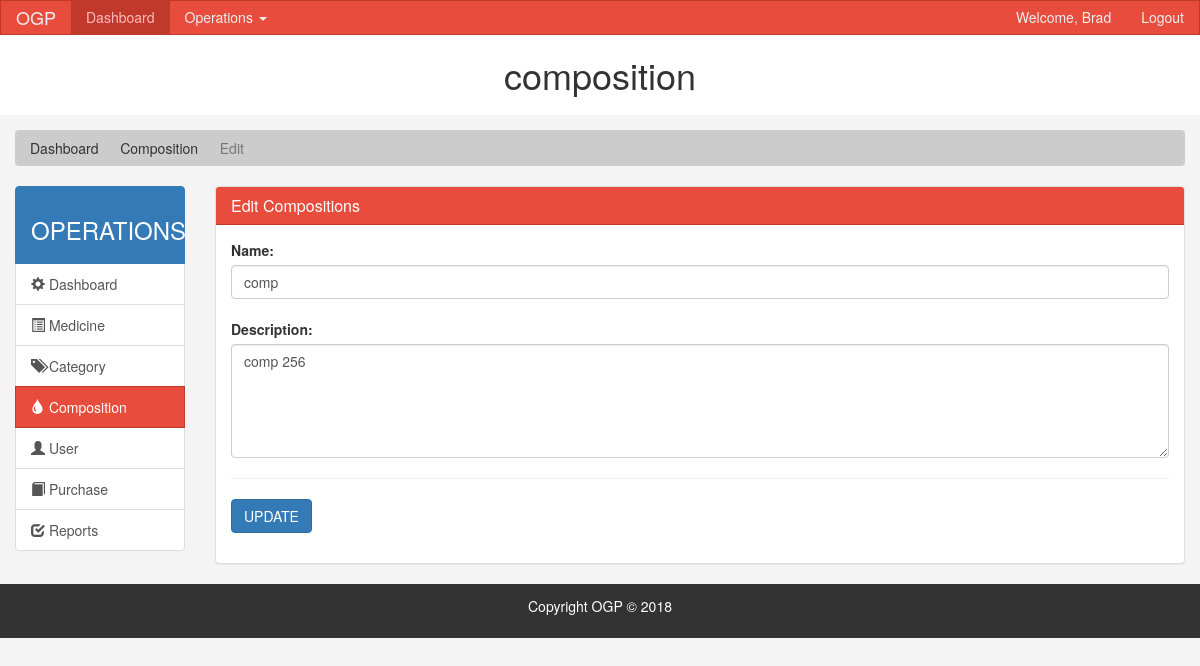
/admin/comp_edit.php?id=2 (signed in), run on an earlier commit of the app's database.
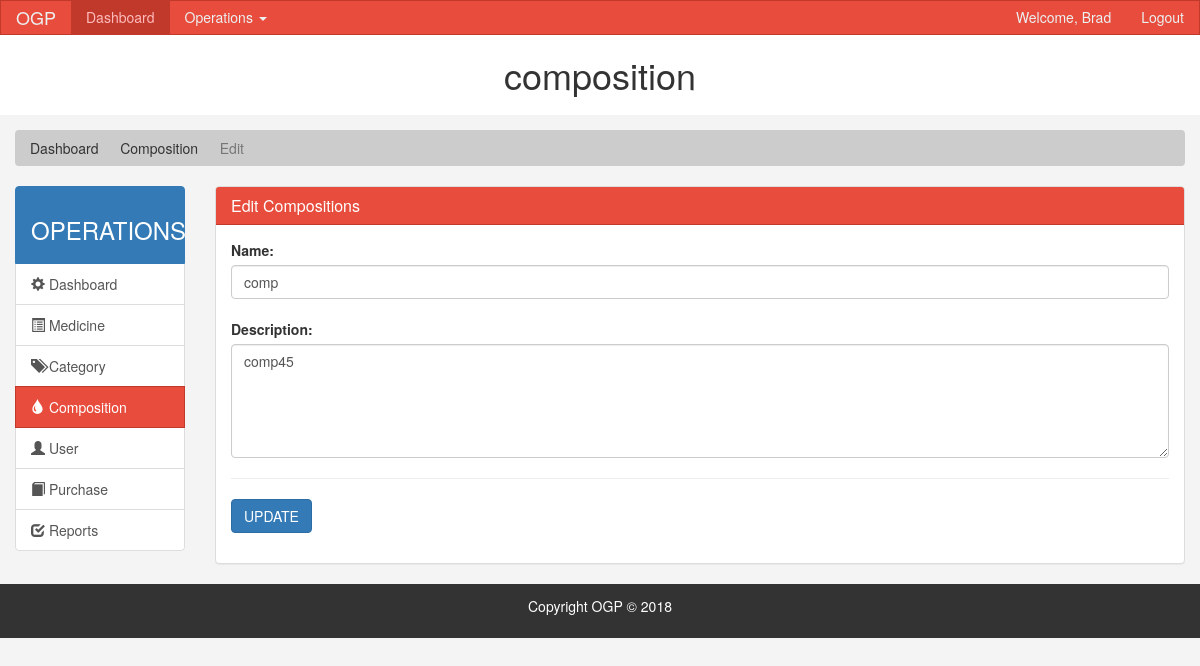
And on a later commit of the database.
### tables this page shows
CREATE TABLE IF NOT EXISTS `composition` (
  `comp_id` int(11) NOT NULL AUTO_INCREMENT,
  `comp_name` varchar(255) NOT NULL,
  `composition` varchar(255) NOT NULL,
  PRIMARY KEY (`comp_id`)
);

### admin/comp_edit.php (the view, shortened to what this page needs)
<?php
include "../database/DB.php";
$id = $_GET['id'];
$query = "select * from composition where comp_id=$id";
$result = $link->query($query);
?>
<!DOCTYPE html>
<html lang="en">
  <head>
    <link rel="stylesheet" href="css/bootstrap.min.css">
    <link href="style.css" rel="stylesheet">
  </head>
  <body>
    <nav class="navbar navbar-default">
        <div class="navbar-header">
          <a class="navbar-brand" href="#">OGP</a>
        </div>
        <div id="navbar" class="collapse navbar-collapse">
          <ul class="nav navbar-nav">
            <li class="active"><a href="index.html">Dashboard</a></li>
     <li role="presentation" class="dropdown">
        <a class="dropdown-toggle" data-toggle="dropdown" href="#" role="button" aria-haspopup="true" aria-expanded="false">
          Operations <span class="caret"></span>
        </a>
          </ul>
          <ul class="nav navbar-nav navbar-right">
            <li><a href="#">Welcome, Brad</a></li>
            <li><a href="login.html">Logout</a></li>
          </ul>
        </div>
    </nav>
    <header id="header">
      <div class="container-fluid">
        <div class="row">
            <h1 class="text-center display-4">composition</h1>
        </div>
      </div>
    </header>
    <section id="breadcrumb">
      <div class="container-fluid">
        <ol class="breadcrumb">
          <li>Dashboard</li>
          <li>Composition</li>
          <li class="active">Edit</li>
        </ol>
      </div>
    </section>
    <section id="main">
      <div class="container-fluid">
        <div class="row">
          <div class="col-md-2">
            <div class="list-group">
              <li class="list-group-item active">
                 <h3 class="text-center">OPERATIONS</h3>
              </li>
              <a href="index.php" class="list-group-item">
                <span class="glyphicon glyphicon-cog" aria-hidden="true"></span> Dashboard
              </a>
              <a href="med_home.php" class="list-group-item "><span class="glyphicon glyphicon-list-alt" aria-hidden="true"></span> Medicine </a>
              <a href="cat_home.php" class="list-group-item"><span class="glyphicon glyphicon-tags" aria-hidden="true"></span> Category </a>
              <a href="comp_home.php" class="list-group-item active main-color-bg"><span class="glyphicon glyphicon-tint" aria-hidden="true"></span> Composition </a>
              <a href="user_home.php" class="list-group-item"><span class="glyphicon glyphicon-user" aria-hidden="true"></span> User </a>
              <a href="purchase.php" class="list-group-item"><span class="glyphicon glyphicon-book" aria-hidden="true"></span> Purchase </a>
              <a href="report.php" class="list-group-item"><span class="glyphicon glyphicon-check" aria-hidden="true"></span> Reports </a>
            </div>
          </div>
          <div class="col-md-10">
            <div class="panel panel-default">
              <div class="panel-heading main-color-bg">
                <h3 class="panel-title">Edit Compositions</h3>
              </div>
              <div class="panel-body">
                <form class="form-group " id="form" action="comp_editprs.php" method="post">
                  <?php
                  while($row = mysqli_fetch_row($result))
                  { ?>
                  <label for="comp_name">Name:</label>
                  <input type="text" value="<?php echo $row['1']; ?>" name="comp_name" class="form-control" data-validation="custom" data-validation-regexp="^([a-zA-Z]+)$" data-validation-allowing=" " data-validation-error-msg="Please enter a valid name"> <br>
                  <label for="comp">Description:</label>
                  <textarea name="comp_desc" rows="5" cols="90" class="form-control" data-validation="custom" data-validation-regexp="^([a-zA-Z0-9 ]+)$" data-validation-allowing=" " data-validation-error-msg="Please enter a valid description"><?php echo $row['2']; ?></textarea>
                  <hr>
                  <input type="hidden" name="id" value="<?php echo $row['0']; } ?>">
                  <input type="submit" name="submit" value="UPDATE" class="btn btn-primary">
                </form>
              </div>
              </div>
                </div>
              </div>
          </div>
    </section>
    <footer id="footer">
      <p>Copyright OGP &copy; 2018</p>
    </footer>
  </body>
  </body>
</html>

What changed in the data, as far as the page shows it:
changed composition "comp": comp_desc "comp 256" → "comp45"
